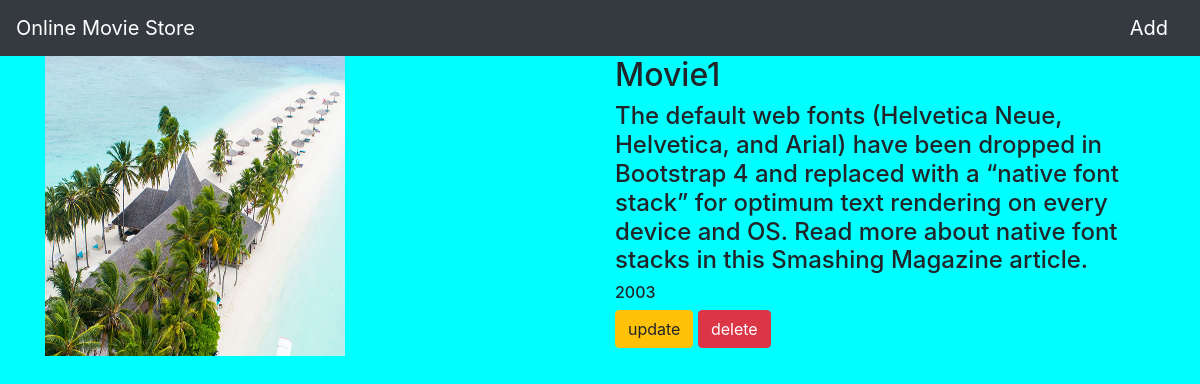
The app's page /movie/4/ with its own data.
### movieapp/models.py (models this page shows, shortened)
class Movie(models.Model):
    name=models.CharField(max_length=250)
    desc=models.TextField()
    year=models.IntegerField()
    img=models.ImageField(upload_to='gallery')

### movieapp/views.py (the view)
# urls.py: path('movie/<int:movie_id>/',views.detail,name='detail'),
def detail(request,movie_id):
    movie=Movie.objects.get(id=movie_id)
    return render(request,'detail.html',{'movie':movie})

### templates/detail.html
{% extends 'base.html' %}
{% block body %}
<div class="container">
    <div class="row">
        <div class="col-md-6">
          <img src="{{movie.img.url}}" width="300" height="300">
        </div>
<div class="col-md-6">
    <h2>{{movie.name}}</h2>
    <h4>{{movie.desc}}</h4>
    <h6>{{movie.year}}</h6>
    <a class="btn btn-warning" href="{% url 'movieapp:update' movie.id %}">update</a>
    <a class="btn btn-danger" href="{% url 'movieapp:delete' movie.id %}">delete</a>
</div>
 </div>
</div>
{% endblock %}

### static/style.css (style rules this page uses)
body { background-color:aqua; }

### records on screen
Movie: img (picture), name "Movie1", desc "The default web fonts (Helvetica Neue, Helvetica, and Arial) have been dropped in Bootstrap 4 and replaced with a “native font stack” for optimum text rendering on every device and OS. Read more about native font stacks in this Smashing Magazine article.", year "2003"
